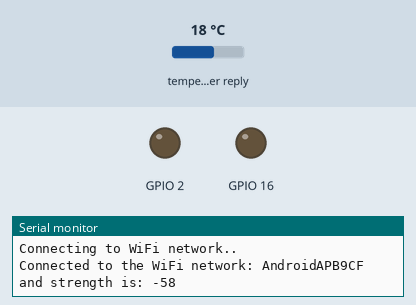
Recording of a sketch running on a simulated ESP8266 (NodeMCU). Parts: output pins drawn as LEDs (lit = HIGH), the last lines printed to the serial monitor. The inputs (shaded band) are chosen by the test bench; at power-on: temperature in the weather reply 18 °C. WiFi joins after 1.5 s; servers stay silent unless stated; web services answer with replies made up by the test bench.

Above: at 2.7 s.
At 18.3 s:
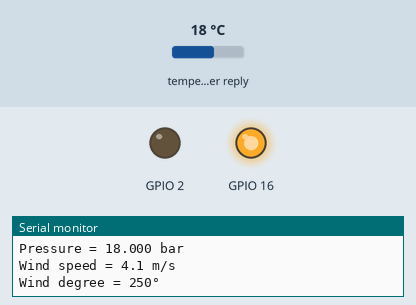
Timing chart, 0 to 37.9 s (numbered marks = the images above):
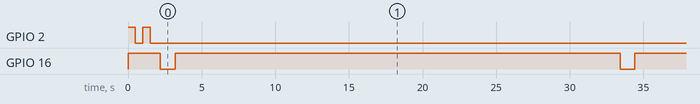

Measured:
- by itself, GPIO 16: alternates HIGH for 30.2 s and LOW for 1.0 s

The sketch:

weather.ino
```cpp
#include <ESP8266WiFi.h>
#include <ESP8266HTTPClient.h>
#include <WiFiClient.h>
#include <ArduinoJson.h>
const char *ssid = "AndroidAPB9CF";
const char *password = "rahul12345";

const String endpoint = "http://api.openweathermap.org/data/2.5/weather?q=Patna,in&APPID=";
const String key = "e53f4e88de7c733cd0cb37bb6c117e94";

void setup()
{
  pinMode(16, OUTPUT);
  pinMode(2, OUTPUT);
  digitalWrite(2, HIGH);
  digitalWrite(16, HIGH);
  Serial.begin(115200);

  WiFi.begin(ssid, password);
  Serial.print("\nConnecting to WiFi network");

  while (WiFi.status() != WL_CONNECTED)
  {

    Serial.print(".");
    digitalWrite(2, HIGH);
    delay(500);
    digitalWrite(2, LOW);
    delay(500);
  }

  Serial.println("\nConnected to the WiFi network: " + WiFi.SSID() + " and strength is: " + WiFi.RSSI());
}

void loop()
{
  const int frequency = 1000 * 30; // change 30 to change the number of seconds
  String payload;
  if ((WiFi.status() == WL_CONNECTED))
  { //Check the current connection status
    digitalWrite(2, LOW);
    HTTPClient http;

    http.begin(endpoint + key); //Specify the URL
    int httpCode = http.GET();  //Make the request

    if (httpCode > 0)
    { //Check for the returning code

      payload = http.getString();
      digitalWrite(16, LOW);
      delay(1000);
      digitalWrite(16, HIGH);
      // Serial.println(httpCode);
    }

    else
    {
      Serial.println("Error on HTTP request");
    }
    Serial.flush();
    DynamicJsonDocument doc(1024);
    String json = payload;

    deserializeJson(doc, json);

    JsonObject main = doc["main"];
    float temp = main["temp"]; // 296.15
    temp -= 273.15;
    int pressure = main["pressure"];         // 1019
    int humidity = main["humidity"];         // 78
    int visibility = doc["visibility"];      // 2500
    float wind_speed = doc["wind"]["speed"]; // 3.1
    const char *name = doc["name"];          // "Patna"
    int wind_degree = doc["wind"]["deg"];
    Serial.printf("\nTemperature = %.2f°C\r\n", temp);
    Serial.printf("Humidity = %d %%\r\n", humidity);
    Serial.printf("Pressure = %.3f bar\r\n", pressure);
    Serial.printf("Wind speed = %.1f m/s\r\n", wind_speed);
    Serial.printf("Wind degree = %d°\r\n\r\n", wind_degree);
    http.end(); //Free the resources
    delay(frequency);
  }
  else if (WiFi.status() != WL_CONNECTED)
  {
    Serial.print(".");
    digitalWrite(2, HIGH);
    delay(500);
    digitalWrite(2, LOW);
    delay(500);
  }
}
```
